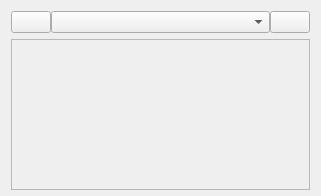
<?xml version="1.0" encoding="UTF-8"?>
<ui version="4.0">
 <class>NavigationForm2</class>
 <widget class="QWidget" name="NavigationForm2">
  <property name="geometry">
   <rect>
    <x>0</x>
    <y>0</y>
    <width>321</width>
    <height>196</height>
   </rect>
  </property>
  <property name="windowTitle">
   <string>Form</string>
  </property>
  <layout class="QVBoxLayout" name="verticalLayout">
   <property name="bottomMargin">
    <number>6</number>
   </property>
   <item>
    <layout class="QHBoxLayout" name="horizontalLayout_2">
     <property name="spacing">
      <number>0</number>
     </property>
     <item>
      <widget class="QPushButton" name="btNewPage">
       <property name="sizePolicy">
        <sizepolicy hsizetype="Minimum" vsizetype="Fixed">
         <horstretch>0</horstretch>
         <verstretch>0</verstretch>
        </sizepolicy>
       </property>
       <property name="styleSheet">
        <string notr="true"/>
       </property>
       <property name="text">
        <string/>
       </property>
       <property name="icon">
        <iconset>
         <normalon>:/Common/icons/ic_add.png</normalon>
        </iconset>
       </property>
       <property name="iconSize">
        <size>
         <width>16</width>
         <height>16</height>
        </size>
       </property>
       <property name="flat">
        <bool>false</bool>
       </property>
      </widget>
     </item>
     <item>
      <widget class="QComboBox" name="cbPages">
       <property name="sizePolicy">
        <sizepolicy hsizetype="Expanding" vsizetype="Fixed">
         <horstretch>0</horstretch>
         <verstretch>0</verstretch>
        </sizepolicy>
       </property>
       <property name="styleSheet">
        <string notr="true"/>
       </property>
      </widget>
     </item>
     <item>
      <widget class="QPushButton" name="btClosePage">
       <property name="styleSheet">
        <string notr="true"/>
       </property>
       <property name="text">
        <string/>
       </property>
       <property name="icon">
        <iconset>
         <normalon>:/Common/icons/ic_close.png</normalon>
        </iconset>
       </property>
       <property name="flat">
        <bool>false</bool>
       </property>
      </widget>
     </item>
    </layout>
   </item>
   <item>
    <widget class="QFrame" name="frame">
     <property name="frameShape">
      <enum>QFrame::StyledPanel</enum>
     </property>
     <property name="frameShadow">
      <enum>QFrame::Raised</enum>
     </property>
     <layout class="QHBoxLayout" name="horizontalLayout">
      <item>
       <widget class="QStackedWidget" name="stackedPages">
        <property name="currentIndex">
         <number>-1</number>
        </property>
       </widget>
      </item>
     </layout>
    </widget>
   </item>
  </layout>
 </widget>
 <resources/>
 <connections/>
</ui>
